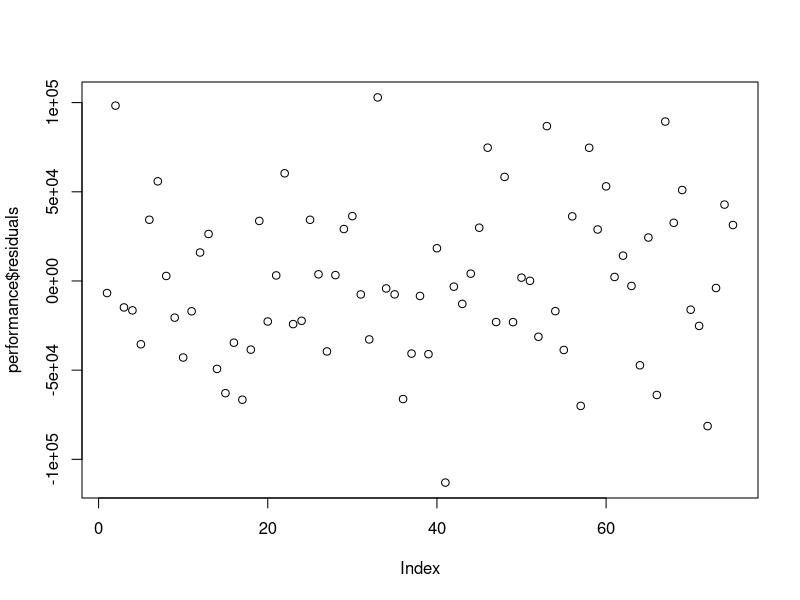
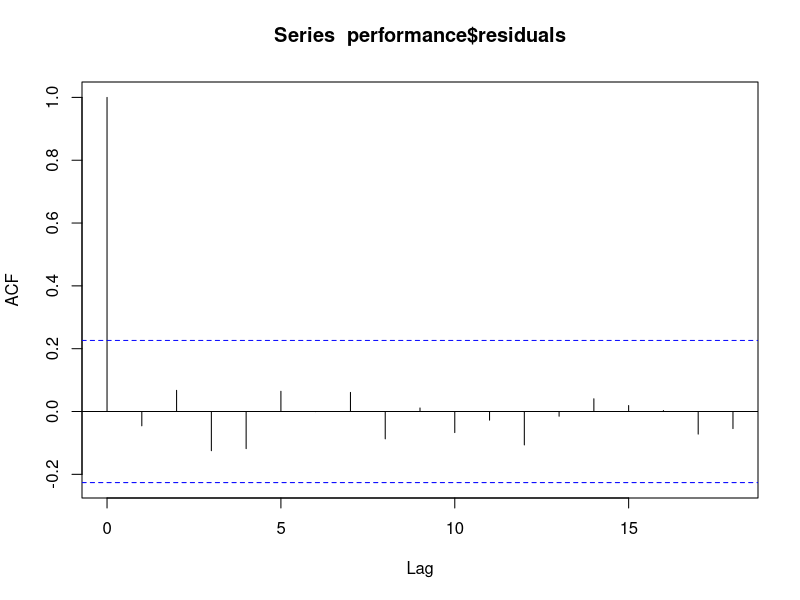
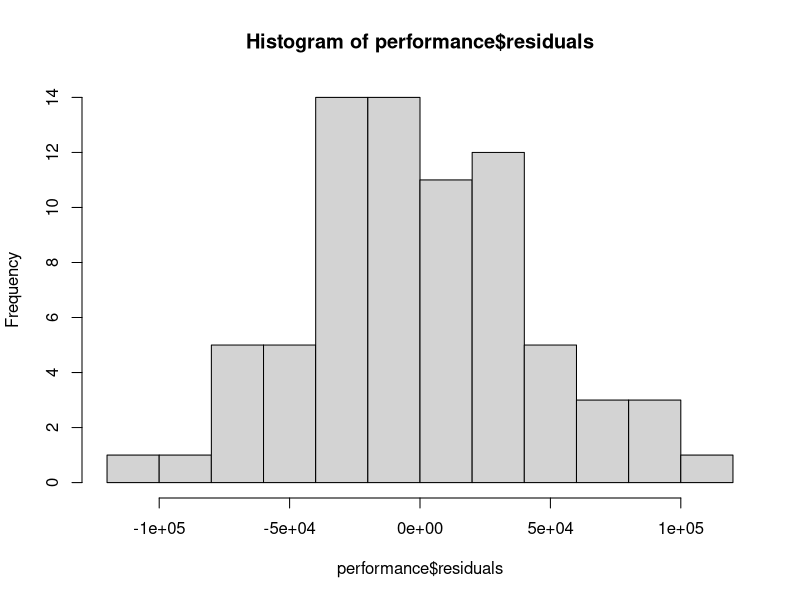
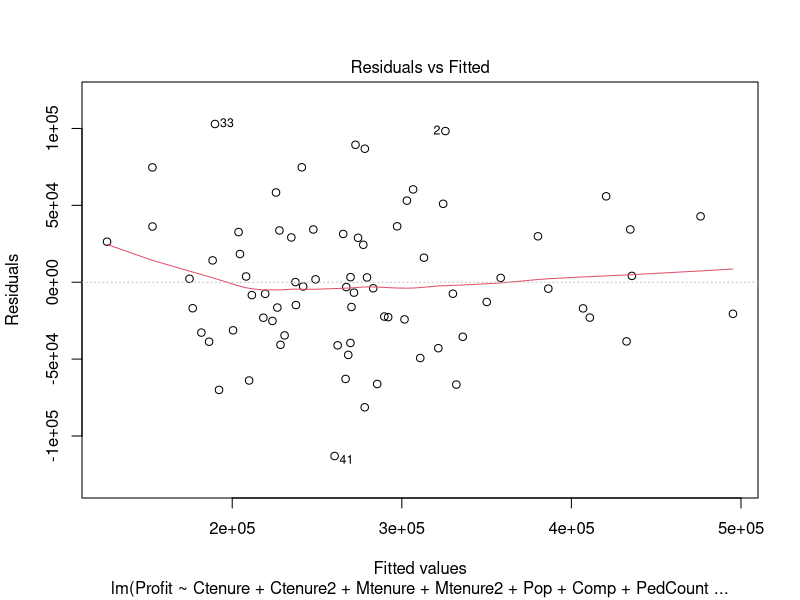
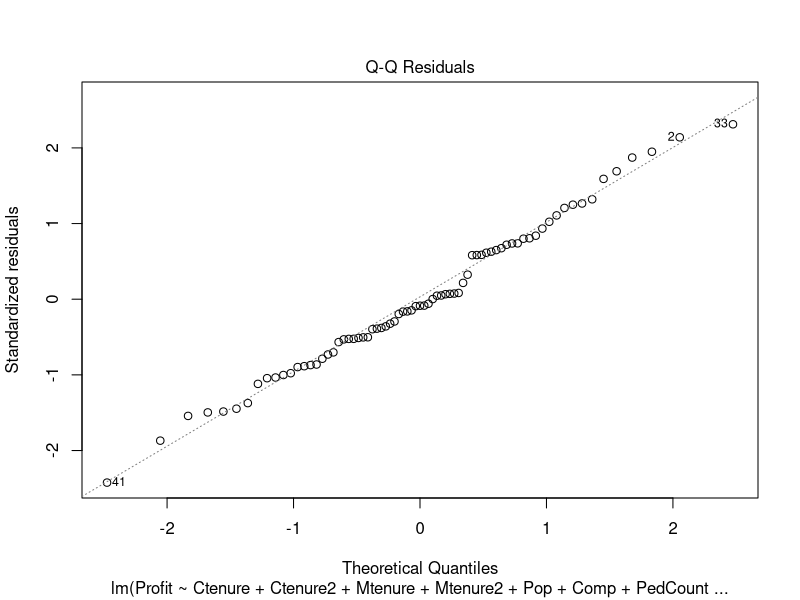
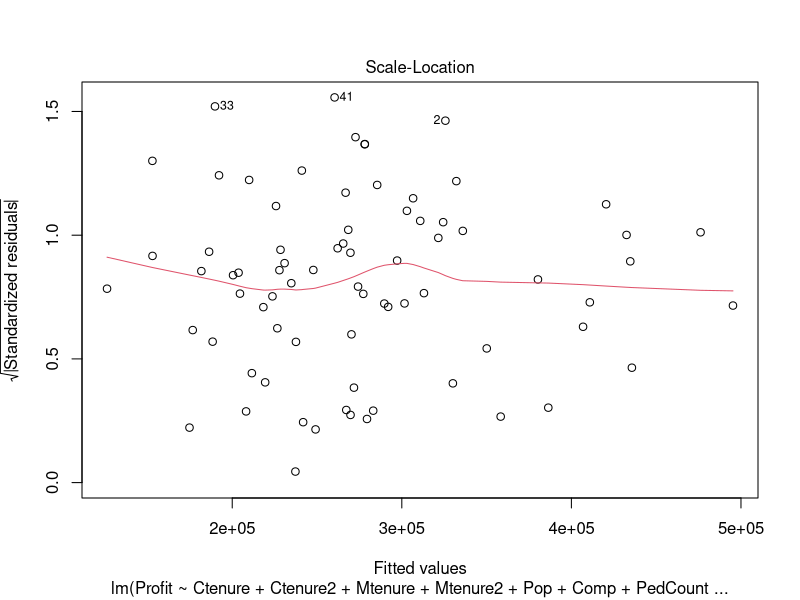
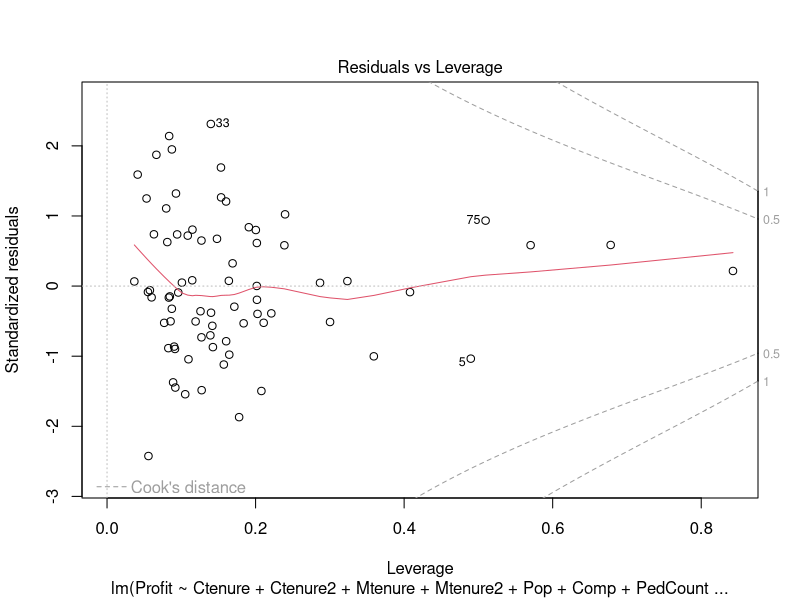

Recreate these plots in R, in order.
## ---- chunk 1
knitr::opts_chunk$set(echo = TRUE)
## ---- chunk 2
library("readxl")
library("car")
linear_data = read_excel("./Tutorial/1_LinearRegression_Tutorial_Data.xlsx")
Ctenure2 = linear_data$Ctenure^2
Mtenure2 = linear_data$Mtenure^2
performance = lm(Profit~Ctenure+Ctenure2+Mtenure+Mtenure2+Pop+Comp+PedCount+Res+Hours24+CrewSkill+MgrSkill+ServiceQuality, data = linear_data)
performancelm = lm(Profit~Mtenure+Ctenure+Pop+Comp+PedCount+Res+Hours24+CrewSkill+MgrSkill+ServiceQuality, data = linear_data)
## ---- chunk 3
plot(performance$residuals)
## ---- chunk 4
acf(performance$residuals)
## ---- chunk 5
cor(linear_data)
vif(performance)
vif(performancelm)
## ---- chunk 6
hist(performance$residuals)
plot(performance)
